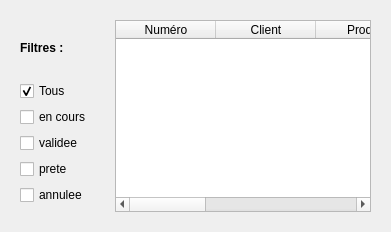
                                <widget class="QWidget" name="tabListe_cmd">
                                  <attribute name="title">
                                    <string>Liste des commandes</string>
                                  </attribute>
                                  <layout class="QHBoxLayout" name="hLayout_liste_cmd">
                                    <item>
                                      <widget class="QFrame" name="sidebarListe_cmd">
                                        <property name="minimumWidth">
                                          <number>150</number>
                                        </property>
                                        <layout class="QVBoxLayout" name="vLayoutSidebar">
                                          <item>
                                            <widget class="QLabel" name="labelFiltres">
                                              <property name="text">
                                                <string>Filtres :</string>
                                              </property>
                                              <property name="styleSheet">
                                                <string>font-weight: bold;</string>
                                              </property>
                                            </widget>
                                          </item>
                                          <item>
                                            <widget class="QCheckBox" name="checkFiltreTous">
                                              <property name="text">
                                                <string>Tous</string>
                                              </property>
                                              <property name="checked">
                                                <bool>true</bool>
                                              </property>
                                            </widget>
                                          </item>
                                          <item>
                                            <widget class="QCheckBox" name="checkFiltreAttente">
                                              <property name="text">
                                                <string>en cours</string>
                                              </property>
                                            </widget>
                                          </item>
                                          <item>
                                            <widget class="QCheckBox" name="checkFiltreConfirmee">
                                              <property name="text">
                                                <string>validee</string>
                                              </property>
                                            </widget>
                                          </item>
                                          <item>
                                            <widget class="QCheckBox" name="checkFiltreExpedie">
                                              <property name="text">
                                                <string>prete</string>
                                              </property>
                                            </widget>
                                          </item>
                                          <item>
                                            <widget class="QCheckBox" name="checkFiltreLivree">
                                              <property name="text">
                                                <string>annulee</string>
                                              </property>
                                            </widget>
                                          </item>
                                          <item>
                                            <spacer name="verticalSpacer_sidebar">
                                              <property name="orientation">
                                                <enum>Qt::Vertical</enum>
                                              </property>
                                            </spacer>
                                          </item>
                                        </layout>
                                      </widget>
                                    </item>
                                    <item>
                                      <widget class="QFrame" name="mainListe_cmd">
                                        <layout class="QVBoxLayout" name="vLayoutMain">
                                          <item>
                                            <widget class="QTableWidget" name="tableCommandes">
                                              <property name="alternatingRowColors">
                                                <bool>true</bool>
                                              </property>
                                              <column>
                                                <property name="text">
                                                  <string>Numéro</string>
                                                </property>
                                              </column>
                                              <column>
                                                <property name="text">
                                                  <string>Client</string>
                                                </property>
                                              </column>
                                              <column>
                                                <property name="text">
                                                  <string>Produit</string>
                                                </property>
                                              </column>
                                              <column>
                                                <property name="text">
                                                  <string>Quantité</string>
                                                </property>
                                              </column>
                                              <column>
                                                <property name="text">
                                                  <string>Statut</string>
                                                </property>
                                              </column>
                                              <column>
                                                <property name="text">
                                                  <string>Date</string>
                                                </property>
                                              </column>
                                            </widget>
                                          </item>
                                        </layout>
                                      </widget>
                                    </item>
                                  </layout>
                                </widget>
